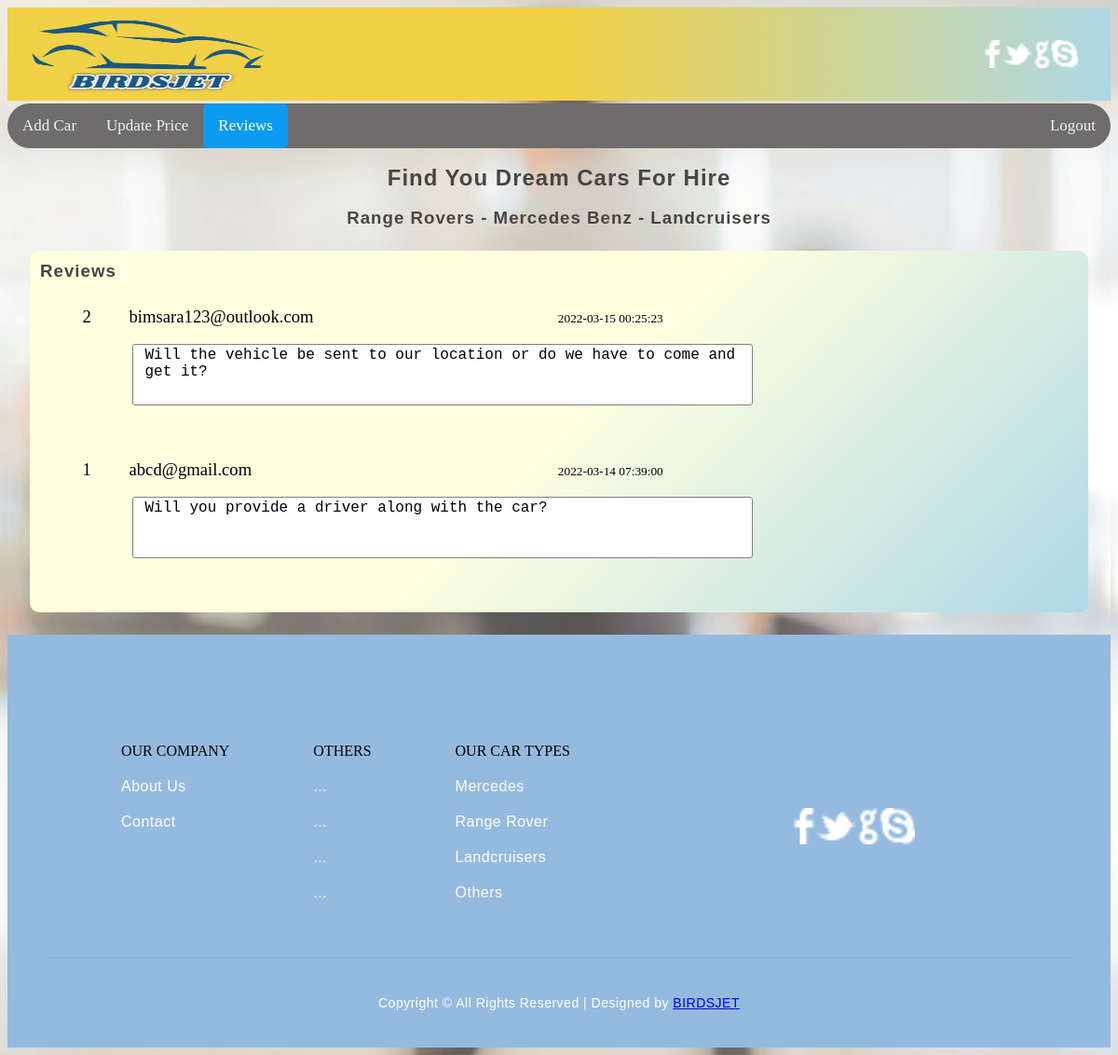
Screenshot of /Reviews.php with the database file from the repository.
### tables this page shows
CREATE TABLE IF NOT EXISTS `message` (
  `msg_id` int(11) NOT NULL,
  `email` varchar(30) NOT NULL,
  `message` varchar(200) NOT NULL,
  `time` datetime NOT NULL,
  PRIMARY KEY (`msg_id`)
);

### Reviews.php (the view, shortened to what this page needs)
<!DOCTYPE html>
<html lang="en">
<head>
    <link rel="stylesheet" type="text/css" href="main.css">
</head>
<body>
        <div style="background-image: linear-gradient(90deg, #f1d145, #f1d145, lightblue); margin-bottom: 3px; display: flex; height: 100px">
            <div style="flex: 1;"><a href="index.php" style="text-decoration: none;"><img style="border-radius: 20px;" src="images/logo1.png?t=" height=100 width=300></a></div>
            <img src="images/social_media.png" height="30" width="100" style="margin: 35px;">
        </div>
        <div class="topnav">
                <a href="admin_home.php#scroll">Add Car</a>
                <a href="admin_home.php#scroll1">Update Price</a>
                <a class="active" href="Reviews.php">Reviews</a>
            <a id="a1" href="login.php">Logout</a>
        </div>
        <section class="">
            <section class="caption">
				<h2 class="caption" style="text-align: center">Find You Dream Cars For Hire</h2>
				<h3 class="properties" style="text-align: center">Range Rovers - Mercedes Benz - Landcruisers</h3>
            </section>
        </section>
        <div style="background-color: white; margin: 2%; border-radius: 10px; background-image: linear-gradient(135deg, lightyellow, lightyellow, lightblue);">
            <h3 style="padding: 1%;">Reviews</h3>
                <?php
                    $host="localhost";
                    $user="root";
                    $pwd="";
                    $db_name="cars";
                    $conn=new mysqli($host,$user,$pwd,$db_name) or
                        die("Can not establish a conection!");
                    $sql_cmd="SELECT * FROM message ORDER BY time DESC";
                    $result=$conn->query($sql_cmd);
                    while($row=$result->fetch_assoc()){
                        echo "<div style='padding-left: 5%;'><label>".$row['msg_id']."</label><label>".$row['email']."</label><label style='margin-left: 38%; font-size: 10pt; width: 200px;'>".$row['time']."</label>
                         <br><br><textarea readonly>".$row['message']."</textarea></div></br></br></br>";
                    }
                ?>
        </div>
        <footer>
            <div class="wrapper footer">
                <ul>
                    <li class="links">
                        <ul>
                            <li>OUR COMPANY</li>
                            <li><a href="About.html">About Us</a></li>
                            <li><a href="Contact_Us.php">Contact</a></li>
                        </ul>
                    </li>
                    <li class="links">
                        <ul>
                            <li>OTHERS</li>
                            <li><a href="#">...</a></li>
                            <li><a href="#">...</a></li>
                            <li><a href="#">...</a></li>
                            <li><a href="#">...</a></li>
                        </ul>
                    </li>
                    <li class="links">
                        <ul>
                            <li>OUR CAR TYPES</li>
                            <li><a href="index.php#scroll">Mercedes</a></li>
                            <li><a href="index.php#scroll">Range Rover</a></li>
                            <li><a href="index.php#scroll">Landcruisers</a></li>
                            <li><a href="index.php#scroll">Others</a></li>
                        </ul>
                    </li>
                    <li class="links">
                        <ul>
                            <img src="images/social_media.png" style="padding: 70px; padding-left: 150px; height: 39px; width: 130px;">
                        </ul>
                    </li>
                </ul>
            </div>
             <div class="copyrights wrapper">
                Copyright &copy; All Rights Reserved | Designed by <a href= "#">BIRDSJET</a>
             </div>
        </footer>
</body>
</html>

### main.css (style rules this page uses)
.topnav { background-color: rgb(110, 108, 108); overflow: hidden; border-radius: 30px; }
.topnav a { float: left; color: #f2f2f2; text-align: center; padding: 14px 16px; border-left-width: 10px.10px; text-decoration: none; font-size: 17px; border-radius: 5px; }
.topnav a.active { background-color: #0c9bee; color: white; }
html,body { background: rgb(243, 207, 207); background-image: url("images/bk_img.jpg"); background-size: cover; overflow-x:hidden; scroll-behavior: smooth; }
.wrapper { width: 1100px; margin: 0 auto; position: relative; }
h1, h2, h3 { color: #4b4444; font-family: "lato-regular", Helvetica, Arial, sans-serif; letter-spacing: 1px; }
h2 { font-size: 1.5em; margin: .75em 0 }
h3 { font-size: 1.17em; margin: .83em 0 }
h1, h2, h3 { font-weight: bolder }
footer { padding-top: 100px; background: #95badf; }
footer .footer > ul { overflow: hidden; }
footer .footer > ul > li { display: block; float: left; list-style: none; margin-right: 50px; }
footer ul li.links > ul > li { display: block; width: 100%; list-style: none; margin-bottom: 20px; }
footer .footer > ul > li.links li a { text-decoration: none; display: block; color: #fff; font-family: "lato-regular", Helvetica, Arial, sans-serif; font-size: 16px; letter-spacing: .5px; text-align: left; }
footer .copyrights { display: block; text-align: center; padding: 40px 0; margin-top: 40px; color: #fff; font-family: "lato-regular", Helvetica, Arial, sans-serif; font-size: 14px; letter-spacing: .5px; border-top: 1px solid #82abd4; }
#a1 { float: right; }

### Reviews.php (style rules this page uses)
label { display: inline-block; width: 50px; font-size: 14pt; }
textarea { margin-left: 5%; width: 650px; height: 60px; font-size: 12pt; padding-left: 12px; border-radius: 3px; border-width: 1px; border-color: gray; transition: .2s; resize: none; }

### rows the page displays
message: msg_id "2", email "bimsara123@outlook.com", time "2022-03-15 00:25:23", message "Will the vehicle be sent to our location or do we have to come and get it?"
message: msg_id "1", email "abcd@gmail.com", time "2022-03-14 07:39:00", message "Will you provide a driver along with the car?"
